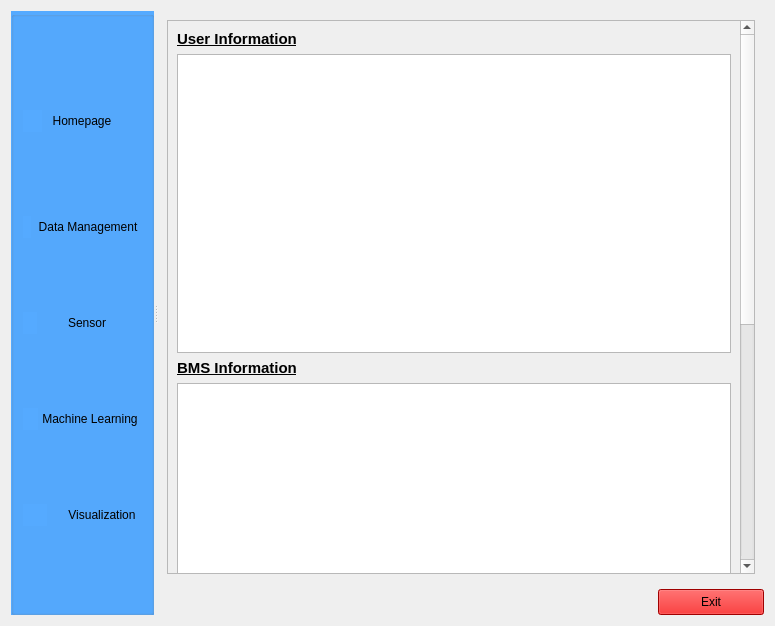
<?xml version="1.0" encoding="UTF-8"?>
<ui version="4.0">
 <class>Form</class>
 <widget class="QWidget" name="Form">
  <property name="geometry">
   <rect>
    <x>0</x>
    <y>0</y>
    <width>775</width>
    <height>626</height>
   </rect>
  </property>
  <property name="windowTitle">
   <string>Form</string>
  </property>
  <layout class="QFormLayout" name="formLayout">
   <item row="0" column="0" colspan="2">
    <widget class="QSplitter" name="splitter_2">
     <property name="sizePolicy">
      <sizepolicy hsizetype="Expanding" vsizetype="Expanding">
       <horstretch>0</horstretch>
       <verstretch>0</verstretch>
      </sizepolicy>
     </property>
     <property name="orientation">
      <enum>Qt::Horizontal</enum>
     </property>
     <widget class="QGroupBox" name="groupBox">
      <property name="sizePolicy">
       <sizepolicy hsizetype="Expanding" vsizetype="Expanding">
        <horstretch>0</horstretch>
        <verstretch>0</verstretch>
       </sizepolicy>
      </property>
      <property name="autoFillBackground">
       <bool>false</bool>
      </property>
      <property name="styleSheet">
       <string notr="true">background-color: rgb(85, 170, 255);</string>
      </property>
      <property name="title">
       <string/>
      </property>
      <layout class="QHBoxLayout" name="horizontalLayout_7">
       <item>
        <layout class="QVBoxLayout" name="verticalLayout">
         <property name="spacing">
          <number>0</number>
         </property>
         <item>
          <layout class="QHBoxLayout" name="horizontalLayout_2">
           <property name="leftMargin">
            <number>0</number>
           </property>
           <property name="topMargin">
            <number>10</number>
           </property>
           <property name="rightMargin">
            <number>20</number>
           </property>
           <property name="bottomMargin">
            <number>10</number>
           </property>
           <item>
            <widget class="QLabel" name="label">
             <property name="sizePolicy">
              <sizepolicy hsizetype="Minimum" vsizetype="Preferred">
               <horstretch>0</horstretch>
               <verstretch>0</verstretch>
              </sizepolicy>
             </property>
             <property name="styleSheet">
              <string notr="true">border-image: url(:/homepage.png);
</string>
             </property>
             <property name="text">
              <string/>
             </property>
            </widget>
           </item>
           <item>
            <widget class="QPushButton" name="pushButton">
             <property name="sizePolicy">
              <sizepolicy hsizetype="Minimum" vsizetype="Fixed">
               <horstretch>0</horstretch>
               <verstretch>0</verstretch>
              </sizepolicy>
             </property>
             <property name="styleSheet">
              <string notr="true"/>
             </property>
             <property name="text">
              <string>Homepage</string>
             </property>
             <property name="autoDefault">
              <bool>false</bool>
             </property>
             <property name="default">
              <bool>false</bool>
             </property>
             <property name="flat">
              <bool>true</bool>
             </property>
             <property name="IsSelected" stdset="0">
              <bool>false</bool>
             </property>
            </widget>
           </item>
          </layout>
         </item>
         <item>
          <layout class="QHBoxLayout" name="horizontalLayout_3">
           <property name="spacing">
            <number>3</number>
           </property>
           <property name="leftMargin">
            <number>0</number>
           </property>
           <item>
            <widget class="QLabel" name="label_3">
             <property name="styleSheet">
              <string notr="true">border-image: url(:/database.png);</string>
             </property>
             <property name="text">
              <string/>
             </property>
            </widget>
           </item>
           <item>
            <widget class="QPushButton" name="pushButton_2">
             <property name="sizePolicy">
              <sizepolicy hsizetype="Preferred" vsizetype="Fixed">
               <horstretch>0</horstretch>
               <verstretch>0</verstretch>
              </sizepolicy>
             </property>
             <property name="styleSheet">
              <string notr="true"/>
             </property>
             <property name="text">
              <string>Data Management</string>
             </property>
             <property name="flat">
              <bool>true</bool>
             </property>
            </widget>
           </item>
          </layout>
         </item>
         <item>
          <layout class="QHBoxLayout" name="horizontalLayout_4">
           <property name="spacing">
            <number>10</number>
           </property>
           <property name="leftMargin">
            <number>0</number>
           </property>
           <property name="topMargin">
            <number>0</number>
           </property>
           <property name="rightMargin">
            <number>15</number>
           </property>
           <property name="bottomMargin">
            <number>0</number>
           </property>
           <item>
            <widget class="QLabel" name="label_7">
             <property name="styleSheet">
              <string notr="true">
border-image: url(:/sensor.png);</string>
             </property>
             <property name="text">
              <string/>
             </property>
            </widget>
           </item>
           <item>
            <widget class="QPushButton" name="pushButton_3">
             <property name="sizePolicy">
              <sizepolicy hsizetype="Preferred" vsizetype="Fixed">
               <horstretch>0</horstretch>
               <verstretch>0</verstretch>
              </sizepolicy>
             </property>
             <property name="styleSheet">
              <string notr="true"/>
             </property>
             <property name="text">
              <string>Sensor</string>
             </property>
             <property name="flat">
              <bool>true</bool>
             </property>
            </widget>
           </item>
          </layout>
         </item>
         <item>
          <layout class="QHBoxLayout" name="horizontalLayout_5" stretch="0,0">
           <property name="spacing">
            <number>0</number>
           </property>
           <item>
            <widget class="QLabel" name="label_5">
             <property name="styleSheet">
              <string notr="true">border-image: url(:/machine.png);</string>
             </property>
             <property name="text">
              <string/>
             </property>
            </widget>
           </item>
           <item>
            <widget class="QPushButton" name="pushButton_4">
             <property name="sizePolicy">
              <sizepolicy hsizetype="Preferred" vsizetype="Fixed">
               <horstretch>0</horstretch>
               <verstretch>0</verstretch>
              </sizepolicy>
             </property>
             <property name="styleSheet">
              <string notr="true"/>
             </property>
             <property name="text">
              <string>Machine Learning</string>
             </property>
             <property name="flat">
              <bool>true</bool>
             </property>
            </widget>
           </item>
          </layout>
         </item>
         <item>
          <layout class="QHBoxLayout" name="horizontalLayout_6">
           <property name="spacing">
            <number>15</number>
           </property>
           <item>
            <widget class="QLabel" name="label_6">
             <property name="styleSheet">
              <string notr="true">border-image: url(:/visualization.png);</string>
             </property>
             <property name="text">
              <string/>
             </property>
            </widget>
           </item>
           <item>
            <widget class="QPushButton" name="pushButton_5">
             <property name="sizePolicy">
              <sizepolicy hsizetype="Preferred" vsizetype="Fixed">
               <horstretch>0</horstretch>
               <verstretch>0</verstretch>
              </sizepolicy>
             </property>
             <property name="styleSheet">
              <string notr="true"/>
             </property>
             <property name="text">
              <string>Visualization</string>
             </property>
             <property name="flat">
              <bool>true</bool>
             </property>
            </widget>
           </item>
          </layout>
         </item>
        </layout>
       </item>
      </layout>
     </widget>
     <widget class="QWidget" name="">
      <layout class="QVBoxLayout" name="verticalLayout_2">
       <item>
        <widget class="QStackedWidget" name="stackedWidget">
         <property name="sizePolicy">
          <sizepolicy hsizetype="Expanding" vsizetype="Expanding">
           <horstretch>0</horstretch>
           <verstretch>0</verstretch>
          </sizepolicy>
         </property>
         <property name="cursor">
          <cursorShape>ArrowCursor</cursorShape>
         </property>
         <property name="currentIndex">
          <number>0</number>
         </property>
         <widget class="QWidget" name="page">
          <property name="sizePolicy">
           <sizepolicy hsizetype="Expanding" vsizetype="Expanding">
            <horstretch>0</horstretch>
            <verstretch>0</verstretch>
           </sizepolicy>
          </property>
          <layout class="QFormLayout" name="formLayout_3">
           <item row="0" column="0" colspan="2">
            <widget class="QScrollArea" name="scrollArea">
             <property name="minimumSize">
              <size>
               <width>10</width>
               <height>100</height>
              </size>
             </property>
             <property name="verticalScrollBarPolicy">
              <enum>Qt::ScrollBarAsNeeded</enum>
             </property>
             <property name="horizontalScrollBarPolicy">
              <enum>Qt::ScrollBarAsNeeded</enum>
             </property>
             <property name="widgetResizable">
              <bool>true</bool>
             </property>
             <widget class="QWidget" name="scrollAreaWidgetContents">
              <property name="geometry">
               <rect>
                <x>0</x>
                <y>0</y>
                <width>579</width>
                <height>1000</height>
               </rect>
              </property>
              <property name="sizePolicy">
               <sizepolicy hsizetype="Expanding" vsizetype="Expanding">
                <horstretch>0</horstretch>
                <verstretch>0</verstretch>
               </sizepolicy>
              </property>
              <property name="minimumSize">
               <size>
                <width>0</width>
                <height>1000</height>
               </size>
              </property>
              <layout class="QFormLayout" name="formLayout_2">
               <item row="0" column="0" colspan="2">
                <layout class="QVBoxLayout" name="verticalLayout_3">
                 <item>
                  <widget class="QLabel" name="label_2">
                   <property name="font">
                    <font>
                     <pointsize>11</pointsize>
                     <weight>75</weight>
                     <italic>false</italic>
                     <bold>true</bold>
                     <underline>true</underline>
                    </font>
                   </property>
                   <property name="text">
                    <string>User Information</string>
                   </property>
                  </widget>
                 </item>
                 <item>
                  <widget class="QTableWidget" name="tableWidget"/>
                 </item>
                 <item>
                  <widget class="QLabel" name="label_4">
                   <property name="font">
                    <font>
                     <pointsize>11</pointsize>
                     <weight>75</weight>
                     <italic>false</italic>
                     <bold>true</bold>
                     <underline>true</underline>
                    </font>
                   </property>
                   <property name="text">
                    <string>BMS Information</string>
                   </property>
                  </widget>
                 </item>
                 <item>
                  <widget class="QTableWidget" name="tableWidget_2"/>
                 </item>
                 <item>
                  <widget class="QLabel" name="label_8">
                   <property name="font">
                    <font>
                     <pointsize>11</pointsize>
                     <weight>75</weight>
                     <italic>false</italic>
                     <bold>true</bold>
                     <underline>true</underline>
                    </font>
                   </property>
                   <property name="text">
                    <string>Sensor Information</string>
                   </property>
                  </widget>
                 </item>
                 <item>
                  <widget class="QTableWidget" name="tableWidget_3"/>
                 </item>
                </layout>
               </item>
              </layout>
             </widget>
            </widget>
           </item>
          </layout>
         </widget>
         <widget class="QWidget" name="page_2">
          <property name="sizePolicy">
           <sizepolicy hsizetype="Expanding" vsizetype="Expanding">
            <horstretch>0</horstretch>
            <verstretch>0</verstretch>
           </sizepolicy>
          </property>
          <widget class="QTableWidget" name="tableWidget_5">
           <property name="geometry">
            <rect>
             <x>10</x>
             <y>10</y>
             <width>601</width>
             <height>451</height>
            </rect>
           </property>
          </widget>
         </widget>
         <widget class="QWidget" name="page_4">
          <property name="sizePolicy">
           <sizepolicy hsizetype="Expanding" vsizetype="Expanding">
            <horstretch>0</horstretch>
            <verstretch>0</verstretch>
           </sizepolicy>
          </property>
          <widget class="QTableWidget" name="tableWidget_6">
           <property name="geometry">
            <rect>
             <x>10</x>
             <y>30</y>
             <width>601</width>
             <height>461</height>
            </rect>
           </property>
          </widget>
         </widget>
         <widget class="QWidget" name="page_5">
          <property name="sizePolicy">
           <sizepolicy hsizetype="Expanding" vsizetype="Preferred">
            <horstretch>0</horstretch>
            <verstretch>0</verstretch>
           </sizepolicy>
          </property>
          <widget class="QTableWidget" name="tableWidget_7">
           <property name="geometry">
            <rect>
             <x>30</x>
             <y>40</y>
             <width>441</width>
             <height>331</height>
            </rect>
           </property>
          </widget>
         </widget>
         <widget class="QWidget" name="page_3">
          <property name="sizePolicy">
           <sizepolicy hsizetype="Expanding" vsizetype="Expanding">
            <horstretch>0</horstretch>
            <verstretch>0</verstretch>
           </sizepolicy>
          </property>
          <widget class="QTableWidget" name="tableWidget_4">
           <property name="geometry">
            <rect>
             <x>20</x>
             <y>40</y>
             <width>521</width>
             <height>371</height>
            </rect>
           </property>
          </widget>
         </widget>
        </widget>
       </item>
       <item>
        <layout class="QHBoxLayout" name="horizontalLayout">
         <item>
          <spacer name="horizontalSpacer">
           <property name="orientation">
            <enum>Qt::Horizontal</enum>
           </property>
           <property name="sizeHint" stdset="0">
            <size>
             <width>500</width>
             <height>26</height>
            </size>
           </property>
          </spacer>
         </item>
         <item>
          <widget class="QPushButton" name="pushButton_6">
           <property name="sizePolicy">
            <sizepolicy hsizetype="Expanding" vsizetype="Preferred">
             <horstretch>0</horstretch>
             <verstretch>0</verstretch>
            </sizepolicy>
           </property>
           <property name="minimumSize">
            <size>
             <width>100</width>
             <height>0</height>
            </size>
           </property>
           <property name="maximumSize">
            <size>
             <width>150</width>
             <height>16777215</height>
            </size>
           </property>
           <property name="sizeIncrement">
            <size>
             <width>0</width>
             <height>0</height>
            </size>
           </property>
           <property name="mouseTracking">
            <bool>false</bool>
           </property>
           <property name="layoutDirection">
            <enum>Qt::LeftToRight</enum>
           </property>
           <property name="styleSheet">
            <string notr="true">background-color:rgb(223, 0, 0)</string>
           </property>
           <property name="text">
            <string>Exit</string>
           </property>
          </widget>
         </item>
        </layout>
       </item>
      </layout>
     </widget>
    </widget>
   </item>
  </layout>
 </widget>
 <resources>
  <include location="pic/resources.qrc"/>
 </resources>
 <connections>
  <connection>
   <sender>pushButton_6</sender>
   <signal>clicked()</signal>
   <receiver>Form</receiver>
   <slot>close()</slot>
   <hints>
    <hint type="sourcelabel">
     <x>647</x>
     <y>511</y>
    </hint>
    <hint type="destinationlabel">
     <x>352</x>
     <y>268</y>
    </hint>
   </hints>
  </connection>
 </connections>
</ui>
